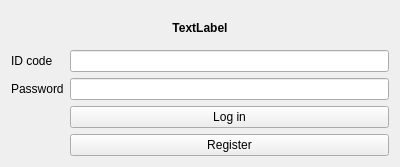
<?xml version="1.0" encoding="UTF-8"?>
<ui version="4.0">
 <class>LoginDialog</class>
 <widget class="QDialog" name="LoginDialog">
  <property name="geometry">
   <rect>
    <x>0</x>
    <y>0</y>
    <width>400</width>
    <height>167</height>
   </rect>
  </property>
  <property name="windowTitle">
   <string>Dialog</string>
  </property>
  <layout class="QGridLayout" name="gridLayout_2">
   <item row="0" column="0" colspan="2">
    <widget class="QLabel" name="titleLabel">
     <property name="font">
      <font>
       <weight>75</weight>
       <bold>true</bold>
      </font>
     </property>
     <property name="text">
      <string>TextLabel</string>
     </property>
     <property name="alignment">
      <set>Qt::AlignCenter</set>
     </property>
    </widget>
   </item>
   <item row="3" column="1">
    <widget class="QPushButton" name="loginPushButton">
     <property name="focusPolicy">
      <enum>Qt::NoFocus</enum>
     </property>
     <property name="text">
      <string>Log in</string>
     </property>
    </widget>
   </item>
   <item row="2" column="1">
    <widget class="QLineEdit" name="lineEdit_2"/>
   </item>
   <item row="1" column="1">
    <widget class="QLineEdit" name="lineEdit"/>
   </item>
   <item row="1" column="0">
    <widget class="QLabel" name="label_2">
     <property name="text">
      <string>ID code</string>
     </property>
    </widget>
   </item>
   <item row="2" column="0">
    <widget class="QLabel" name="label_3">
     <property name="text">
      <string>Password</string>
     </property>
    </widget>
   </item>
   <item row="4" column="1">
    <widget class="QPushButton" name="registerPushButton">
     <property name="focusPolicy">
      <enum>Qt::NoFocus</enum>
     </property>
     <property name="text">
      <string>Register</string>
     </property>
    </widget>
   </item>
  </layout>
 </widget>
 <resources/>
 <connections/>
</ui>
